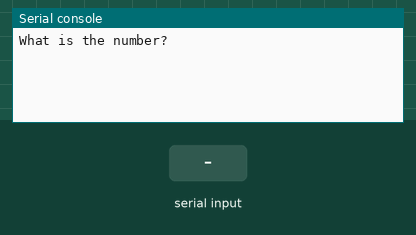
Recording of a program running on a simulated BBC micro:bit (MakeCode). On the bench: the last lines printed to the serial console. The test bench sets the inputs (shaded band).

Above: at 1.2 s.
1.3 s: "0" typed at the serial console, then Enter
At 2.5 s:
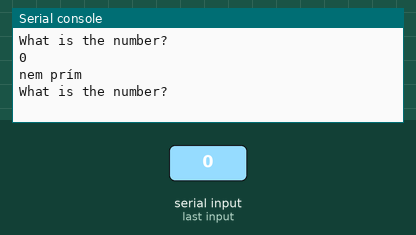
2.8 s: "5" typed at the serial console, then Enter
At 3.8 s:
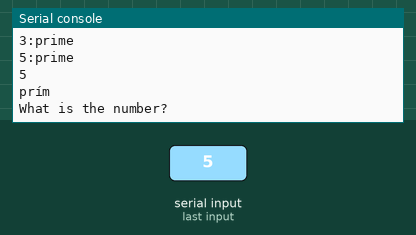

Measured:
- after the input at 1.3 s, the serial console: prints a new line at once (image 1)
- after the input at 2.8 s, the serial console: prints a new line at once (image 2)

The program:

main.ts
```typescript
let numS = ""
let num = 0
basic.forever(function () {
    serial.writeLine("What is the number?")
    numS = serial.readUntil(serial.delimiters(Delimiters.NewLine))
    num = parseFloat(numS)
    for (let i = 0; i < num - 1; i++) {
        getType(i);
    }
    let isPrime = getType(num)
    serial.writeLine(convertToText(num))
    if (isPrime == true) {
        serial.writeLine("prím")
    } else {
        serial.writeLine("nem prím")
    }
})
```

custom.ts
```typescript
let type = "";
let prime: number[] = [];
function getType(num:number):boolean{
    if (num == 0) {
        return false
    }
    if(num == 1){
        return false
    }
    for (let i = 0; i < prime.length; i++) {
        if (num % prime[i] == 0){
            return false
        }
    }
    prime[prime.length] = num;
    serial.writeLine(convertToText(num) + ":prime")
    return true
}
```

test.ts
```typescript
// ide kerülnek a tesztek; a rendszer ezt nem kompilálja, ha a csomagot bővítményként használják.
```
